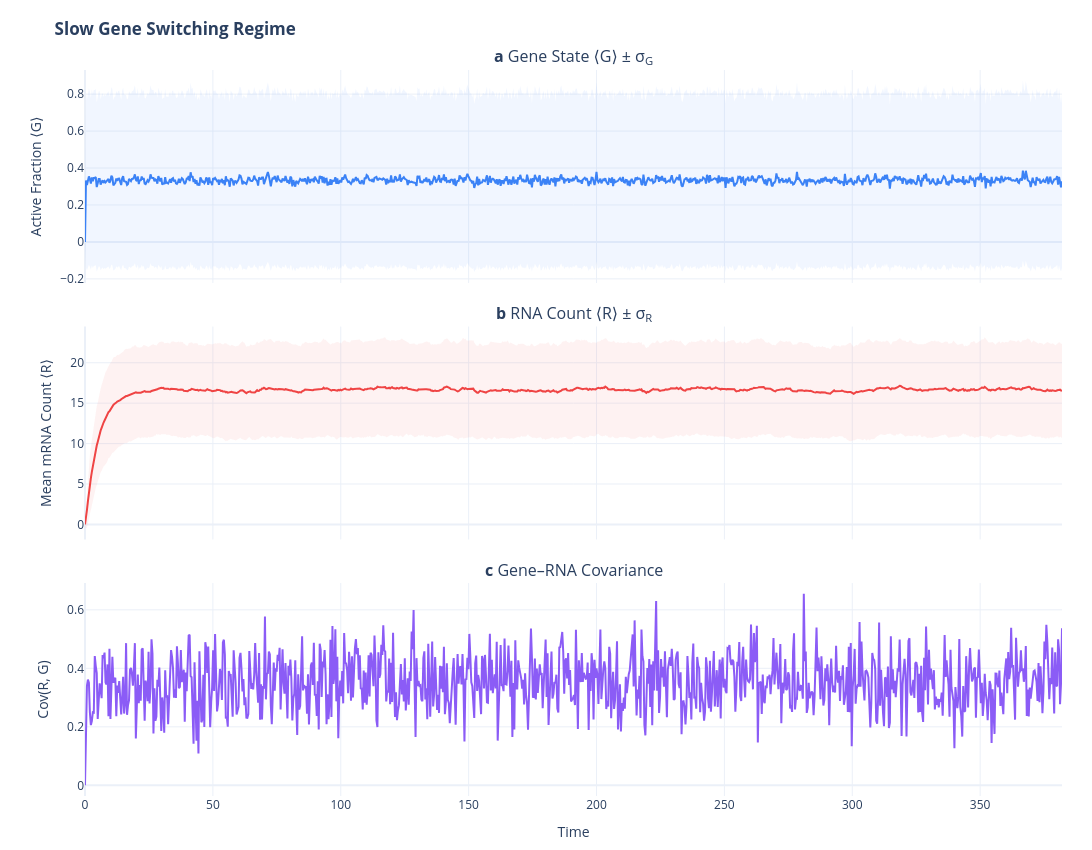

Notebook cell for this chart:
### Markdown cell above
**1b. Fast switching** ($k_{\text{on}}=2.0,\; k_{\text{off}}=4.0 \gg k_{\text{deg}}=0.2$)

Gene flips many times per mRNA lifetime → promoter is effectively averaged
(quasi-constitutive) → **narrow $\sigma_R$**, **near-zero covariance**.

### Code cell
run_experiment(
    title="Fast Gene Switching Regime",
    k_on=2,
    k_off=4
)

### Figure 1 — Plotly figure (JSON) as saved in the notebook; plotly's stock layout.template omitted (floating-point values rounded to 4 significant figures; data arrays with more than 128 entries replaced by an {"elided": "..."} marker saying what was removed)
{"data": [{"hoverinfo": "skip", "line": {"width": 0}, "showlegend": false, "type": "scatter", "x": {"elided": "1000 float values"}, "xaxis": "x", "y": {"elided": "1000 float values"}, "yaxis": "y"}, {"fill": "tonexty", "fillcolor": "rgba(59, 130, 246, 0.07)", "hoverinfo": "skip", "line": {"width": 0}, "showlegend": false, "type": "scatter", "x": {"elided": "1000 float values"}, "xaxis": "x", "y": {"elided": "1000 float values"}, "yaxis": "y"}, {"hovertemplate": "⟨G⟩ = %{y:.3f}<extra></extra>", "line": {"color": "#3B82F6", "width": 2}, "showlegend": false, "type": "scatter", "x": {"elided": "1000 float values"}, "xaxis": "x", "y": {"elided": "1000 float values"}, "yaxis": "y"}, {"hoverinfo": "skip", "line": {"width": 0}, "showlegend": false, "type": "scatter", "x": {"elided": "1000 float values"}, "xaxis": "x2", "y": {"elided": "1000 float values"}, "yaxis": "y2"}, {"fill": "tonexty", "fillcolor": "rgba(239, 68, 68, 0.07)", "hoverinfo": "skip", "line": {"width": 0}, "showlegend": false, "type": "scatter", "x": {"elided": "1000 float values"}, "xaxis": "x2", "y": {"elided": "1000 float values"}, "yaxis": "y2"}, {"hovertemplate": "⟨R⟩ = %{y:.1f}<extra></extra>", "line": {"color": "#EF4444", "width": 2}, "showlegend": false, "type": "scatter", "x": {"elided": "1000 float values"}, "xaxis": "x2", "y": {"elided": "1000 float values"}, "yaxis": "y2"}, {"hovertemplate": "Cov = %{y:.3f}<extra></extra>", "line": {"color": "#8B5CF6", "width": 2}, "showlegend": false, "type": "scatter", "x": {"elided": "1000 float values"}, "xaxis": "x3", "y": {"elided": "1000 float values"}, "yaxis": "y3"}], "layout": {"annotations": [{"font": {"size": 16}, "showarrow": false, "text": "<b>a</b> Gene State ⟨G⟩ ± σ<sub>G</sub>", "x": 0.5, "xanchor": "center", "xref": "paper", "y": 1, "yanchor": "bottom", "yref": "paper"}, {"font": {"size": 16}, "showarrow": false, "text": "<b>b</b> RNA Count ⟨R⟩ ± σ<sub>R</sub>", "x": 0.5, "xanchor": "center", "xref": "paper", "y": 0.6467, "yanchor": "bottom", "yref": "paper"}, {"font": {"size": 16}, "showarrow": false, "text": "<b>c</b> Gene–RNA Covariance", "x": 0.5, "xanchor": "center", "xref": "paper", "y": 0.2933, "yanchor": "bottom", "yref": "paper"}], "height": 850, "hovermode": "x", "margin": {"b": 50, "l": 85, "r": 30, "t": 70}, "title": {"text": "<b>Slow Gene Switching Regime</b>"}, "width": 1100, "xaxis": {"anchor": "y", "domain": [0, 1], "matches": "x3", "showticklabels": false}, "xaxis2": {"anchor": "y2", "domain": [0, 1], "matches": "x3", "showticklabels": false}, "xaxis3": {"anchor": "y3", "domain": [0, 1], "title": {"text": "Time"}}, "yaxis": {"anchor": "x", "domain": [0.7067, 1], "title": {"text": "Active Fraction ⟨G⟩"}}, "yaxis2": {"anchor": "x2", "domain": [0.3533, 0.6467], "title": {"text": "Mean mRNA Count ⟨R⟩"}}, "yaxis3": {"anchor": "x3", "domain": [0, 0.2933], "title": {"text": "Cov(R, G)"}}}}
